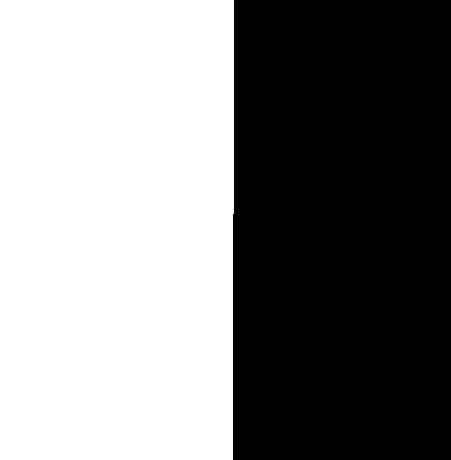
#> input picture Week 2 files/Media/M2/rech.png, 451 x 460 px, found by its file name
$ jupyter execute --allow-errors '2.10 Bitwise Operations _ Basic Thresholding.ipynb'
#> lines starting #> are read from the running program, lines starting #| are printed output that depends on the picture; after the words box and inside, x2 and y2 are one past the last pixel; in counts of white or black regions, pixels touching at a corner belong together
# <center><font style="color:rgb(100,109,254)">Bitwise Operations & Basic Thresholding</font></center>

###  <font style="color:rgb(134,19,348)"> The And Function</font>
And function takes two arrays of same shape and output 255 in all places where both images have 255 and 0 where one or neither have 255. Its just like the And logic gate.

[cell 1]
import cv2
import matplotlib.pyplot as plt
import numpy as np

[cell 2]
quater=cv2.imread('media/M2/rech.png',0)
#> quater: shape (460, 451); 51.8% white; 1 black region, box (x1, y1, x2, y2) and area: (233, 0, 451, 460) 100066
half=cv2.imread('media/M2/recw.png',0)
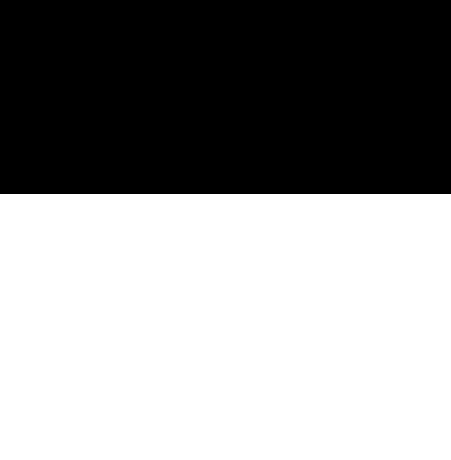
#> input picture Week 2 files/Media/M2/recw.png, 451 x 460 px, found by its file name
#> half: shape (460, 451); 57.8% white; 1 black region, box (x1, y1, x2, y2) and area: (0, 0, 451, 194) 87494

finalimage = cv2.bitwise_and(quater,half)
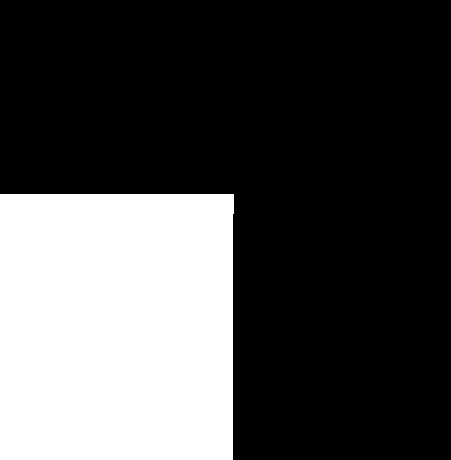
#> finalimage: shape (460, 451); 29.9% white; 1 white region, box (x1, y1, x2, y2) and area: (0, 194, 234, 460) 61998

plt.figure(figsize=[20,20])
plt.subplot(131);plt.imshow(quater,cmap='gray');plt.title("Image 1");
plt.subplot(132);plt.imshow(half,cmap='gray');plt.title("Image 2");
plt.subplot(133);plt.imshow(finalimage,cmap='gray');plt.title("Result");
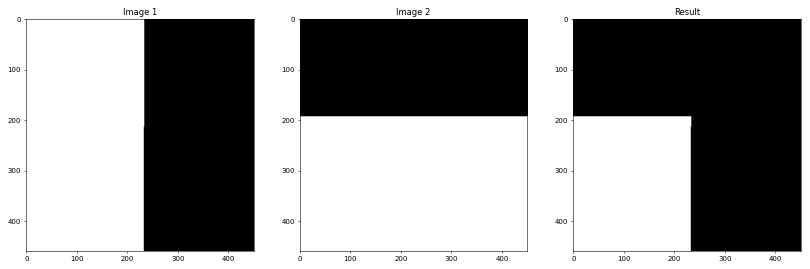
#> figure drawn by matplotlib, 3 panels

###  <font style="color:rgb(134,19,348)">  And Function with Mask</font>

In computer vision and image processing there a lot of functions which allow you to pass in an optional mask, now a mask is just binary image image of 255 and 0 i.e white and black. These masks tell the function on which which part of the image the function should run, if no mask is specified the function runs on the whole image if a mask is given then the function only looks at the part of the image where the mask is 255. The mask must have the same rows and cols as the image.

Now the And function also accepts a mask, we will first apply and function on two same images without mask and then with mask.

[cell 3]
white_block=cv2.imread('media/M2/andblock.png',0)
our_mask=cv2.imread('media/M2/andblockmask.png',0)
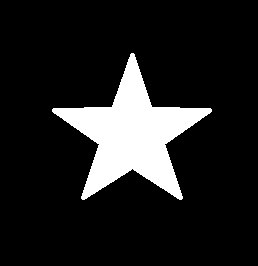
#> input picture Week 2 files/Media/M2/andblockmask.png, 258 x 266 px, found by its file name
#> our_mask: shape (266, 258); 12.9% white; 1 white region, box (x1, y1, x2, y2) and area: (52, 53, 212, 200) 8861

# if you pass 1 and 1 in AND function you get 1
finalimage = cv2.bitwise_and(white_block,white_block)

# if you pass 1 and 1 in AND function you get 1 but only where the mask is 255
#> (the rest of this cell did not finish here and is left out)

###  <font style="color:rgb(134,19,348)">  Not Function</font>

Like the popular Not gate the not function inverts the mask , for example 0 becomes 255 and 255 becomes 0

[cell 4]
our_mask=cv2.imread('media/M2/andblockmask.png',0)

mask_inv = cv2.bitwise_not(our_mask)

plt.figure(figsize=[13,13])
plt.subplot(121);plt.imshow(our_mask,cmap='gray');plt.title("Normal Mask");
plt.subplot(122);plt.imshow(mask_inv,cmap='gray');plt.title("Inverted Mask");

###  <font style="color:rgb(134,19,348)">Thresholding</font>

There are times where we do not have transparent images so we do not have the alpha channel mask, in those cases we threshold the image to get the desired mask. There are different types of thresholding methods but at the moment we are going to discuss the most basic One. <br>

Here's how thresholding works, For every pixel, a threshold value is applied. If the pixel value is smaller than the threshold value, it is set to 0, otherwise it is set to a maximum value.

 [```cv2.threshold(src, thresh, max_value, type)```](https://docs.opencv.org/4.2.0/d7/d1b/group__imgproc__misc.html#gae8a4a146d1ca78c626a53577199e9c57)

- `src`       input array multiple-channel (Your Image).
- `thresh`	  threshold value. (If you use THRESH_BINARY then all values above this are set to max_value.)
- `max_value` maximum value to use with the THRESH_BINARY and THRESH_BINARY_INV thresholding types.
- `type`	  thresholding type. Most common one are THRESH_BINARY , THRESH_BINARY_INV

[cell 5]
import matplotlib.pyplot as plt
image=cv2.imread('media/M2/shapescontour.jpg',1)
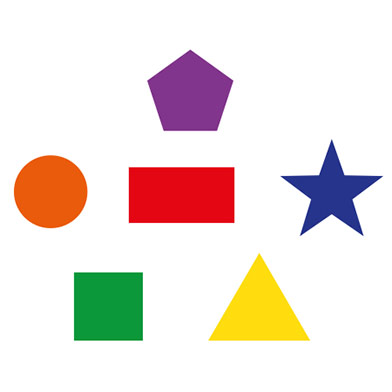
#> input picture Week 2 files/Media/M2/shapescontour.jpg, 392 x 392 px, found by its file name
#> image is the input picture: shape (392, 392, 3); mean B, G, R 219.9, 225.8, 236.9

# for getting a binary mask from threshold we must first convert the image to grayscale
image2gray = cv2.cvtColor(image, cv2.COLOR_BGR2GRAY)
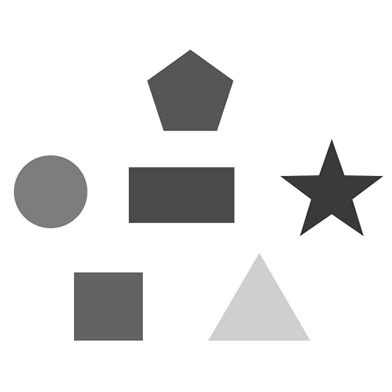
#> image2gray: shape (392, 392); min 25, max 255, mean 228.4

ret, th =  cv2.threshold(image2gray, 100, 255, cv2.THRESH_BINARY)
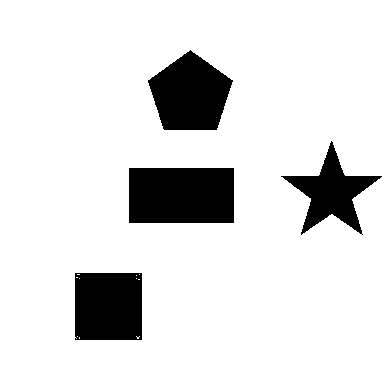
#> th: shape (392, 392); 88.1% white; 4 black regions, box (x1, y1, x2, y2) and area: (129, 168, 234, 223) 5775, (148, 50, 233, 130) 4697, (75, 273, 142, 340) 4467, (281, 141, 382, 235) 3309

# THRESH_BINARY_INV Inverses the behaviour, now all pixels below this value are set to max_value
ret, th2 =  cv2.threshold(image2gray, 100, 255, cv2.THRESH_BINARY_INV)


plt.figure(figsize=[15,15])
plt.subplot(131);plt.imshow(image[:,:,::-1]);plt.title("Image")
plt.subplot(132);plt.imshow(th,cmap='gray');plt.title(" Thresholded Image");
plt.subplot(133);plt.imshow(th2,cmap='gray');plt.title("Inverse Thresholded Image");
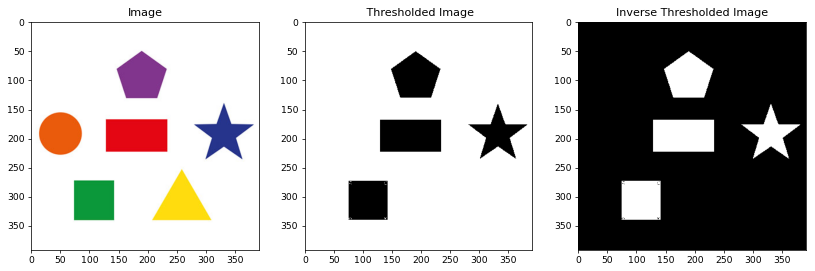
#> figure drawn by matplotlib, 3 panels
